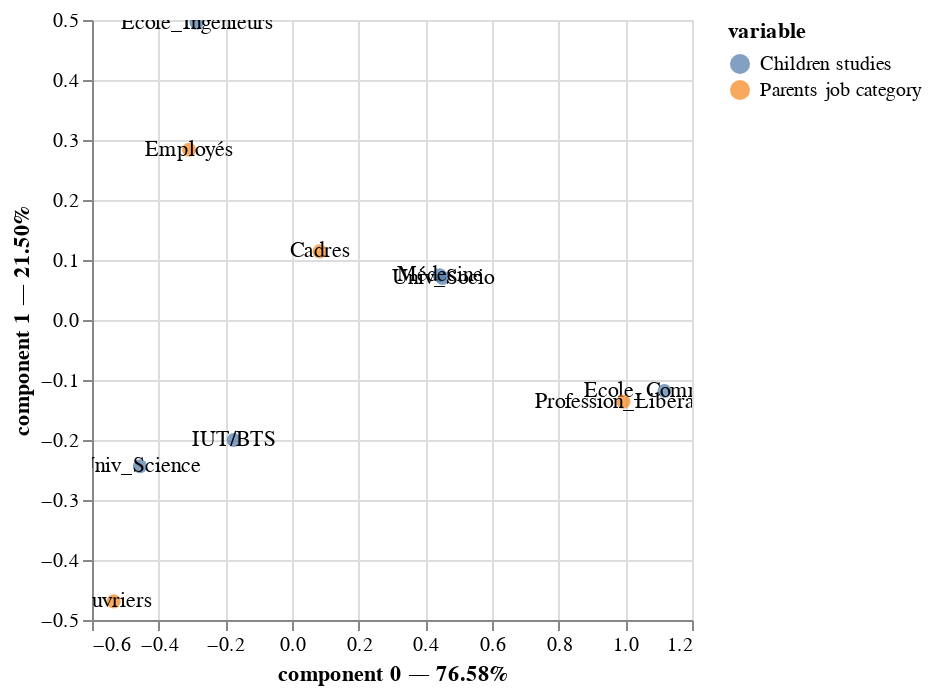

Notebook source saved alongside this figure:
### Markdown cell above
#### Question 4 : Use the CA object from the prince library to perform the Correspondance analysis on your first table. Display the inertia and comment.

### Code cell
ca = prince.CA(n_components=2,copy=True)
ca.fit(tab_EP)

ca.plot(tab_EP,x_component=0,y_component=1,show_row_markers=True,show_column_markers=True,show_row_labels=True,show_column_labels=True)

### Figure 1 — Vega-Lite specification as saved in the notebook (floating-point values rounded to 4 significant figures)
{"config": {"view": {"continuousWidth": 300, "continuousHeight": 300}}, "layer": [{"data": {"name": "data-b40ec99214311fc05b6c30321708aba5"}, "mark": {"type": "circle", "size": 50}, "encoding": {"color": {"field": "variable", "type": "nominal"}, "tooltip": [{"field": "variable", "type": "nominal"}, {"field": "value", "type": "nominal"}, {"field": "component 0", "type": "quantitative"}, {"field": "component 1", "type": "quantitative"}], "x": {"axis": {"title": "component 0 — 76.58%"}, "field": "component 0", "scale": {"zero": false}, "type": "quantitative"}, "y": {"axis": {"title": "component 1 — 21.50%"}, "field": "component 1", "scale": {"zero": false}, "type": "quantitative"}}, "name": "view_3"}, {"data": {"name": "data-b40ec99214311fc05b6c30321708aba5"}, "mark": {"type": "text"}, "encoding": {"text": {"field": "label", "type": "nominal"}, "x": {"axis": {"title": "component 0 — 76.58%"}, "field": "component 0", "scale": {"zero": false}, "type": "quantitative"}, "y": {"axis": {"title": "component 1 — 21.50%"}, "field": "component 1", "scale": {"zero": false}, "type": "quantitative"}}}, {"data": {"name": "data-c32e8216d7c5860fbedc65193113885f"}, "mark": {"type": "circle", "size": 50}, "encoding": {"color": {"field": "variable", "type": "nominal"}, "tooltip": [{"field": "variable", "type": "nominal"}, {"field": "value", "type": "nominal"}, {"field": "component 0", "type": "quantitative"}, {"field": "component 1", "type": "quantitative"}], "x": {"axis": {"title": "component 0 — 76.58%"}, "field": "component 0", "scale": {"zero": false}, "type": "quantitative"}, "y": {"axis": {"title": "component 1 — 21.50%"}, "field": "component 1", "scale": {"zero": false}, "type": "quantitative"}}}, {"data": {"name": "data-c32e8216d7c5860fbedc65193113885f"}, "mark": {"type": "text"}, "encoding": {"text": {"field": "label", "type": "nominal"}, "x": {"axis": {"title": "component 0 — 76.58%"}, "field": "component 0", "scale": {"zero": false}, "type": "quantitative"}, "y": {"axis": {"title": "component 1 — 21.50%"}, "field": "component 1", "scale": {"zero": false}, "type": "quantitative"}}}], "params": [{"name": "param_3", "select": {"type": "interval", "encodings": ["x", "y"]}, "bind": "scales", "views": ["view_3"]}], "$schema": "https://vega.github.io/schema/vega-lite/v5.17.0.json", "datasets": {"data-b40ec99214311fc05b6c30321708aba5": [{"component 0": 1.117, "component 1": -0.1183, "variable": "Children studies", "value": "Ecole_Commerce", "label": "Ecole_Commerce"}, {"component 0": -0.2863, "component 1": 0.4954, "variable": "Children studies", "value": "Ecole_Ingenieurs", "label": "Ecole_Ingenieurs"}, {"component 0": -0.1748, "component 1": -0.2, "variable": "Children studies", "value": "IUT/BTS", "label": "IUT/BTS"}, {"component 0": 0.4427, "component 1": 0.07458, "variable": "Children studies", "value": "Médecine", "label": "Médecine"}, {"component 0": -0.456, "component 1": -0.2438, "variable": "Children studies", "value": "Univ_Science", "label": "Univ_Science"}, {"component 0": 0.4518, "component 1": 0.07001, "variable": "Children studies", "value": "Univ_Socio", "label": "Univ_Socio"}], "data-c32e8216d7c5860fbedc65193113885f": [{"component 0": 0.08283, "component 1": 0.1143, "variable": "Parents job category", "value": "Cadres", "label": "Cadres"}, {"component 0": -0.3088, "component 1": 0.2837, "variable": "Parents job category", "value": "Employés", "label": "Employés"}, {"component 0": -0.5351, "component 1": -0.469, "variable": "Parents job category", "value": "Ouvriers", "label": "Ouvriers"}, {"component 0": 0.9942, "component 1": -0.1363, "variable": "Parents job category", "value": "Profession_Liberale", "label": "Profession_Liberale"}]}}
